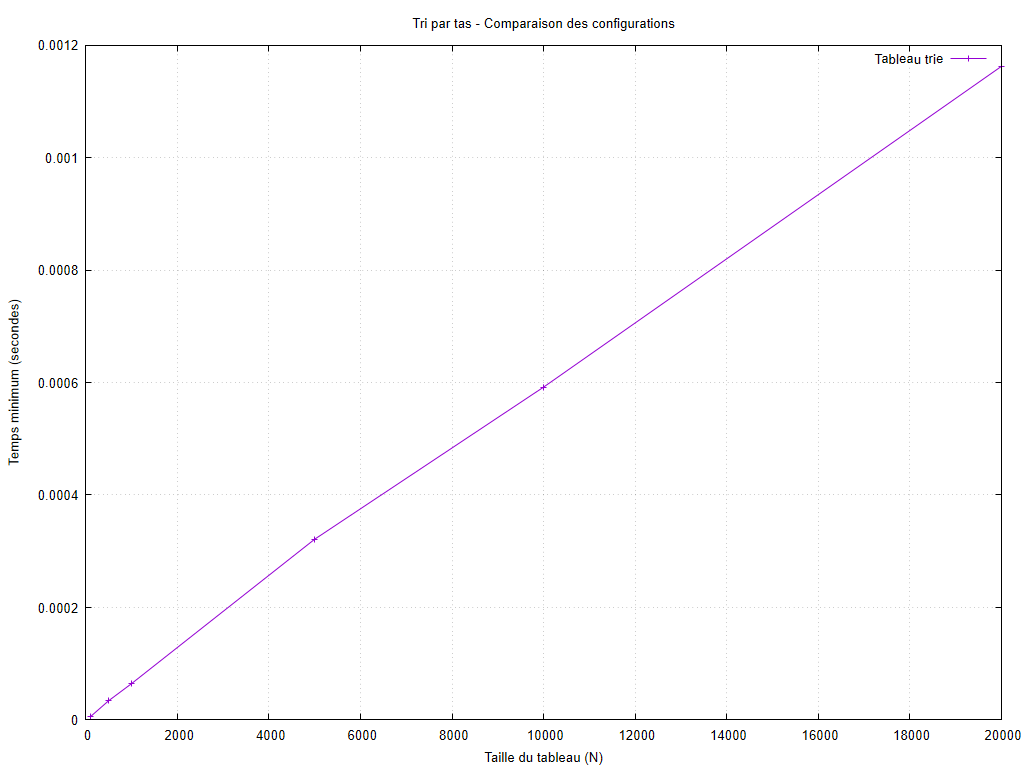

Write gnuplot code to recreate this figure.
set encoding utf8
set terminal pngcairo size 1024,768 font 'Arial,10'
set output 'graphiques/20261003_213454/cases/heap_sort_cases.png'
set datafile missing 'non_mesure'
set title 'Tri par tas - Comparaison des configurations'
set xlabel 'Taille du tableau (N)'
set ylabel 'Temps minimum (secondes)'
set grid
set yrange [0:*]
plot 'resultats/20261003_213454/cases/heap_sort_cases.dat' using 1:2 title 'Tableau trie' with linespoints
unset output
